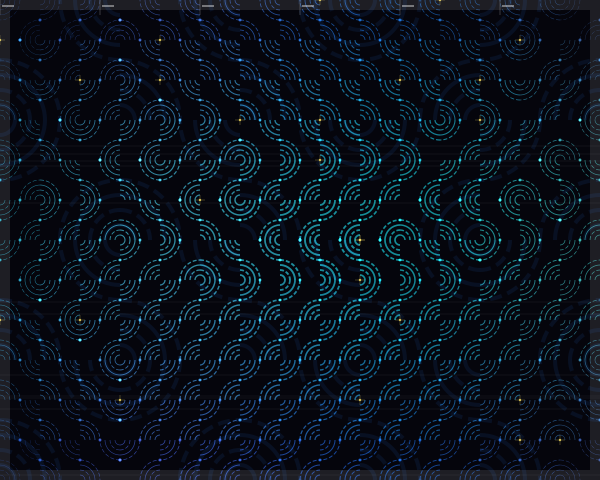

Write the Python code that produced this figure.
import cairo
import math
import random

# Setup
width, height = 600, 480
surface = cairo.ImageSurface(cairo.FORMAT_ARGB32, width, height)
ctx = cairo.Context(surface)

# Background: Deep technical void
ctx.set_source_rgb(0.02, 0.02, 0.05)
ctx.paint()

def draw_truchet_tile(x, y, size, rotation, weight, color, alpha):
    """Draws a multi-layered concentric Truchet tile."""
    r, g, b = color
    ctx.set_source_rgba(r, g, b, alpha)
    ctx.set_line_width(weight)
    
    ctx.save()
    ctx.translate(x + size/2, y + size/2)
    ctx.rotate(rotation * (math.pi / 2))
    ctx.translate(-size/2, -size/2)
    
    # Draw multiple concentric arcs for "Technical Fluidity"
    # This creates the sense of "Dynamic Vector Fields"
    steps = 4
    for i in range(1, steps + 1):
        radius = (size / steps) * i * 0.5
        # Variation in dash patterns for "Hard-Edge Precision" vs "Atmospheric Diffusion"
        if i % 2 == 0:
            ctx.set_dash([size * 0.1, size * 0.05])
        else:
            ctx.set_dash([])
            
        # Top-left arc
        ctx.arc(0, 0, radius, 0, math.pi / 2)
        ctx.stroke()
        
        # Bottom-right arc
        ctx.arc(size, size, radius, math.pi, 1.5 * math.pi)
        ctx.stroke()
        
        # Terminal Nodes: tiny dots at the end of some paths
        if i == steps:
            ctx.set_dash([])
            ctx.arc(0, radius, 1.5, 0, 2 * math.pi)
            ctx.arc(radius, 0, 1.5, 0, 2 * math.pi)
            ctx.fill()
            
    ctx.restore()

# 1. LAYER ONE: "Atmospheric Diffusion"
# Large, faint, blurry-esque paths to create a sense of depth
ctx.set_operator(cairo.OPERATOR_SCREEN)
grid_size_bg = 120
for i in range(width // grid_size_bg + 1):
    for j in range(height // grid_size_bg + 1):
        x = i * grid_size_bg
        y = j * grid_size_bg
        rot = random.choice([0, 1, 2, 3])
        # Saturated Monochromatic Base (Cyan/Indigo)
        draw_truchet_tile(x, y, grid_size_bg, rot, 4.0, (0.1, 0.3, 0.6), 0.15)

# 2. LAYER TWO: "Rhythmic Serialism"
# The core grid, modulated by a mathematical progression
ctx.set_operator(cairo.OPERATOR_ADD)
grid_size = 40
cols = width // grid_size
rows = height // grid_size

for i in range(cols):
    for j in range(rows):
        x = i * grid_size
        y = j * grid_size
        
        # Logic for rotation based on a "Vector Field" simulation
        # Using sine/cosine to create wave-like flow instead of pure randomness
        angle_factor = math.sin(i * 0.2) + math.cos(j * 0.3)
        rot = int(abs(angle_factor * 2)) % 4
        
        # Chromatic Pulsing: color shifts slightly across the canvas
        r = 0.2 + 0.1 * math.sin(i * 0.5)
        g = 0.5 + 0.4 * math.sin(j * 0.3)
        b = 0.8 + 0.2 * math.cos(i * 0.1)
        
        # Vary weight based on distance from center (Asymmetric Progression)
        dist_from_center = math.sqrt((i - cols/2)**2 + (j - rows/2)**2)
        weight = 0.5 + (1.5 * (1 - (dist_from_center / (cols/2))))
        
        draw_truchet_tile(x, y, grid_size, rot, max(0.2, weight), (r, g, b), 0.6)

# 3. LAYER THREE: "Technical Annotations"
# Swiss-style grid markers and coordinate-based points
ctx.set_operator(cairo.OPERATOR_OVER)
ctx.set_source_rgba(1, 1, 1, 0.4)
ctx.set_line_width(0.5)

# Vertical rulers
for x in range(0, width, 100):
    ctx.move_to(x, 0)
    ctx.line_to(x, 15)
    ctx.stroke()
    # Mock technical text/labels
    ctx.rectangle(x + 2, 5, 12, 2)
    ctx.fill()

# Lateral flow lines: "Ghosted" repetitions
for _ in range(12):
    y_pos = random.randint(0, height)
    ctx.set_source_rgba(0.9, 0.9, 1.0, 0.1)
    ctx.move_to(0, y_pos)
    ctx.line_to(width, y_pos)
    ctx.stroke()

# 4. FINAL ACCENTS: "Luminous Terminal Nodes"
# High contrast points to anchor the composition
for _ in range(25):
    ctx.set_source_rgba(1.0, 0.9, 0.4, 0.8) # Warm accent highlight
    px = random.randrange(0, width, grid_size)
    py = random.randrange(0, height, grid_size)
    ctx.arc(px, py, 1.2, 0, 2 * math.pi)
    ctx.fill()
    
    # Small crosshair for diagrammatic look
    ctx.set_line_width(0.3)
    ctx.move_to(px - 5, py)
    ctx.line_to(px + 5, py)
    ctx.move_to(px, py - 5)
    ctx.line_to(px, py + 5)
    ctx.stroke()

# Final border to emphasize Swiss containment
ctx.set_source_rgba(1, 1, 1, 0.1)
ctx.set_line_width(20)
ctx.rectangle(0, 0, width, height)
ctx.stroke()
